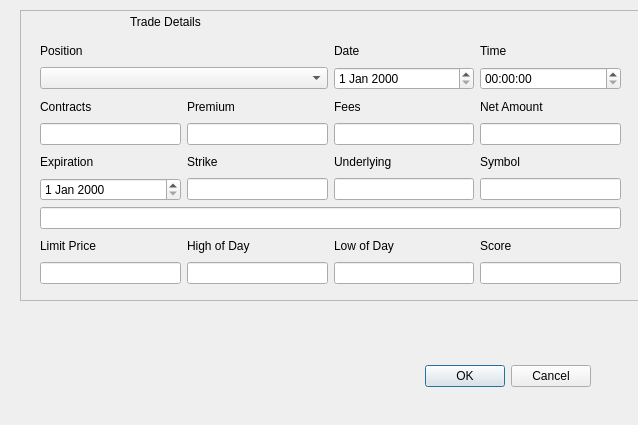
<?xml version="1.0" encoding="UTF-8"?>
<ui version="4.0">
 <class>tradeEntryDialog</class>
 <widget class="QDialog" name="tradeEntryDialog">
  <property name="geometry">
   <rect>
    <x>0</x>
    <y>0</y>
    <width>638</width>
    <height>425</height>
   </rect>
  </property>
  <property name="windowTitle">
   <string>Dialog</string>
  </property>
  <widget class="QDialogButtonBox" name="buttonBox">
   <property name="geometry">
    <rect>
     <x>250</x>
     <y>360</y>
     <width>341</width>
     <height>32</height>
    </rect>
   </property>
   <property name="orientation">
    <enum>Qt::Orientation::Horizontal</enum>
   </property>
   <property name="standardButtons">
    <set>QDialogButtonBox::StandardButton::Cancel|QDialogButtonBox::StandardButton::Ok</set>
   </property>
  </widget>
  <widget class="QFrame" name="tradeDetailsFrame">
   <property name="geometry">
    <rect>
     <x>20</x>
     <y>10</y>
     <width>760</width>
     <height>291</height>
    </rect>
   </property>
   <property name="minimumSize">
    <size>
     <width>760</width>
     <height>240</height>
    </size>
   </property>
   <property name="accessibleName">
    <string/>
   </property>
   <property name="frameShape">
    <enum>QFrame::Shape::StyledPanel</enum>
   </property>
   <property name="frameShadow">
    <enum>QFrame::Shadow::Raised</enum>
   </property>
   <widget class="QLabel" name="label">
    <property name="geometry">
     <rect>
      <x>110</x>
      <y>-10</y>
      <width>457</width>
      <height>43</height>
     </rect>
    </property>
    <property name="text">
     <string>Trade Details</string>
    </property>
   </widget>
   <widget class="QWidget" name="">
    <property name="geometry">
     <rect>
      <x>20</x>
      <y>30</y>
      <width>581</width>
      <height>244</height>
     </rect>
    </property>
    <layout class="QGridLayout" name="gridLayout">
     <item row="4" column="0">
      <widget class="QLabel" name="label_5">
       <property name="text">
        <string>Expiration</string>
       </property>
      </widget>
     </item>
     <item row="7" column="1">
      <widget class="QLabel" name="label_14">
       <property name="text">
        <string>High of Day</string>
       </property>
      </widget>
     </item>
     <item row="5" column="2">
      <widget class="QLineEdit" name="underlying"/>
     </item>
     <item row="7" column="2">
      <widget class="QLabel" name="label_15">
       <property name="text">
        <string>Low of Day</string>
       </property>
      </widget>
     </item>
     <item row="3" column="1">
      <widget class="QLineEdit" name="premium"/>
     </item>
     <item row="4" column="1">
      <widget class="QLabel" name="label_6">
       <property name="text">
        <string>Strike</string>
       </property>
      </widget>
     </item>
     <item row="3" column="3">
      <widget class="QLineEdit" name="netAmount"/>
     </item>
     <item row="2" column="0">
      <widget class="QLabel" name="label_9">
       <property name="text">
        <string>Contracts</string>
       </property>
      </widget>
     </item>
     <item row="2" column="1">
      <widget class="QLabel" name="label_10">
       <property name="text">
        <string>Premium</string>
       </property>
      </widget>
     </item>
     <item row="5" column="1">
      <widget class="QLineEdit" name="strike"/>
     </item>
     <item row="7" column="0">
      <widget class="QLabel" name="label_13">
       <property name="text">
        <string>Limit Price</string>
       </property>
      </widget>
     </item>
     <item row="7" column="3">
      <widget class="QLabel" name="label_16">
       <property name="text">
        <string>Score</string>
       </property>
      </widget>
     </item>
     <item row="4" column="3">
      <widget class="QLabel" name="label_7">
       <property name="text">
        <string>Symbol</string>
       </property>
      </widget>
     </item>
     <item row="3" column="2">
      <widget class="QLineEdit" name="fees"/>
     </item>
     <item row="5" column="3">
      <widget class="QLineEdit" name="symbol"/>
     </item>
     <item row="2" column="3">
      <widget class="QLabel" name="label_12">
       <property name="text">
        <string>Net Amount</string>
       </property>
      </widget>
     </item>
     <item row="2" column="2">
      <widget class="QLabel" name="label_11">
       <property name="text">
        <string>Fees</string>
       </property>
      </widget>
     </item>
     <item row="3" column="0">
      <widget class="QLineEdit" name="contracts"/>
     </item>
     <item row="4" column="2">
      <widget class="QLabel" name="label_8">
       <property name="text">
        <string>Underlying</string>
       </property>
      </widget>
     </item>
     <item row="5" column="0">
      <widget class="QDateEdit" name="dateEdit_2"/>
     </item>
     <item row="8" column="0">
      <widget class="QLineEdit" name="limitPrice"/>
     </item>
     <item row="6" column="0" colspan="4">
      <widget class="QLineEdit" name="tradeNarrative"/>
     </item>
     <item row="1" column="3">
      <widget class="QTimeEdit" name="timeEdit"/>
     </item>
     <item row="0" column="3">
      <widget class="QLabel" name="label_4">
       <property name="text">
        <string>Time</string>
       </property>
      </widget>
     </item>
     <item row="1" column="2">
      <widget class="QDateEdit" name="dateEdit"/>
     </item>
     <item row="0" column="2">
      <widget class="QLabel" name="label_3">
       <property name="text">
        <string>Date</string>
       </property>
      </widget>
     </item>
     <item row="1" column="0" colspan="2">
      <widget class="QComboBox" name="position"/>
     </item>
     <item row="0" column="0" colspan="2">
      <widget class="QLabel" name="label_2">
       <property name="text">
        <string>Position</string>
       </property>
      </widget>
     </item>
     <item row="8" column="1">
      <widget class="QLineEdit" name="highOfDay"/>
     </item>
     <item row="8" column="2">
      <widget class="QLineEdit" name="lowOfDay"/>
     </item>
     <item row="8" column="3">
      <widget class="QLineEdit" name="score"/>
     </item>
    </layout>
   </widget>
  </widget>
 </widget>
 <resources/>
 <connections>
  <connection>
   <sender>buttonBox</sender>
   <signal>accepted()</signal>
   <receiver>tradeEntryDialog</receiver>
   <slot>accept()</slot>
   <hints>
    <hint type="sourcelabel">
     <x>248</x>
     <y>254</y>
    </hint>
    <hint type="destinationlabel">
     <x>157</x>
     <y>274</y>
    </hint>
   </hints>
  </connection>
  <connection>
   <sender>buttonBox</sender>
   <signal>rejected()</signal>
   <receiver>tradeEntryDialog</receiver>
   <slot>reject()</slot>
   <hints>
    <hint type="sourcelabel">
     <x>316</x>
     <y>260</y>
    </hint>
    <hint type="destinationlabel">
     <x>286</x>
     <y>274</y>
    </hint>
   </hints>
  </connection>
 </connections>
</ui>
